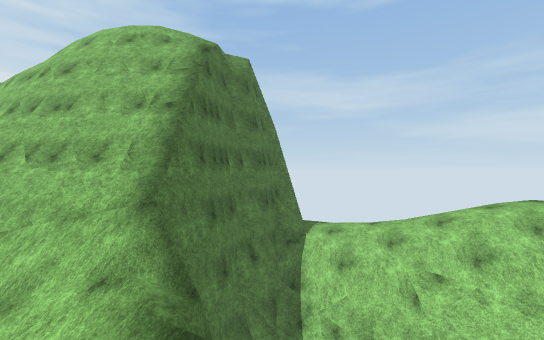
[1] (above)

13 first-person views from a walk through a 3-D level made in the Unity game engine. The camera is 1.3 m above the floor, looks level and sees 90° across. The floor is counted in squares, 2 m on a side. Each view is taken from the middle of a square. On the plan, view 1 faces up. The plan holds only what a view shows up to about 9 squares ahead; the rest is blank. The place goes on beyond the plan. The player character is not drawn. Surface patterns are stand-ins for the level's own textures.

[2]
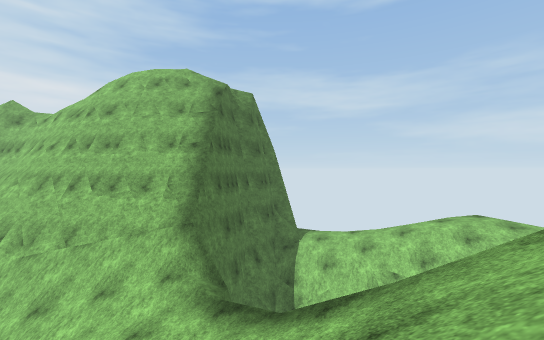

[3]
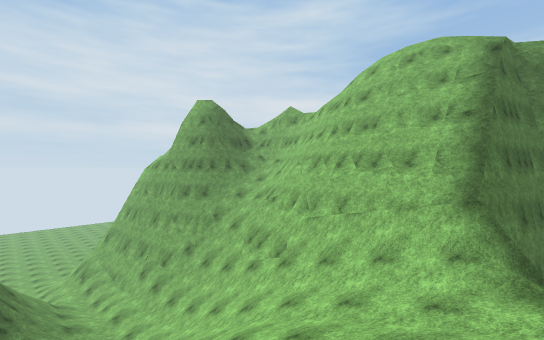

[4]
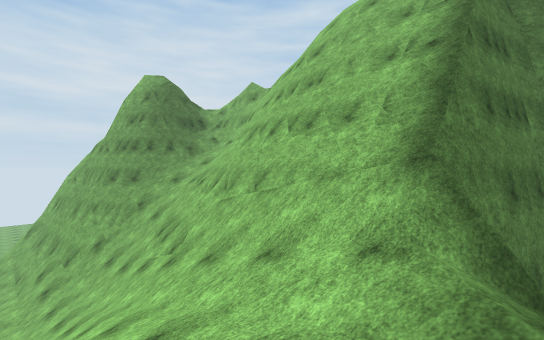

[5]
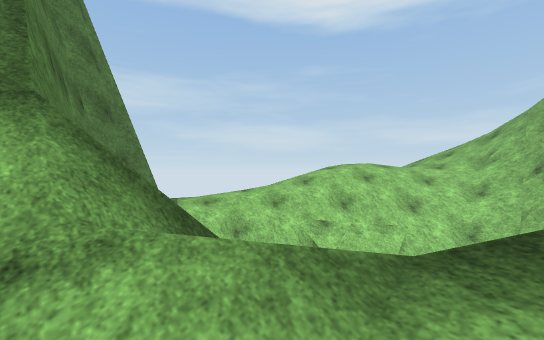

[6]
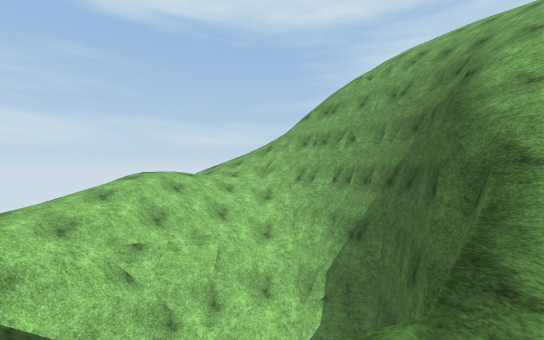

[7]
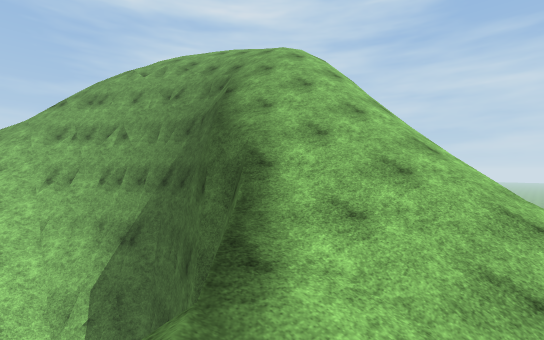

[8]
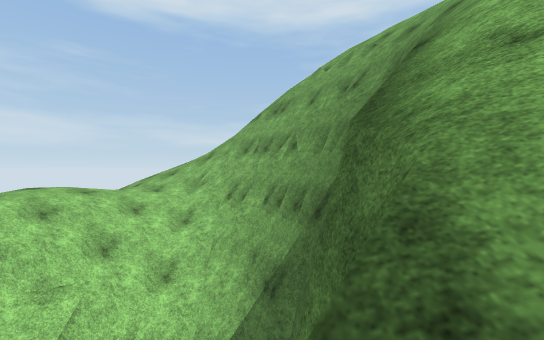

[9]
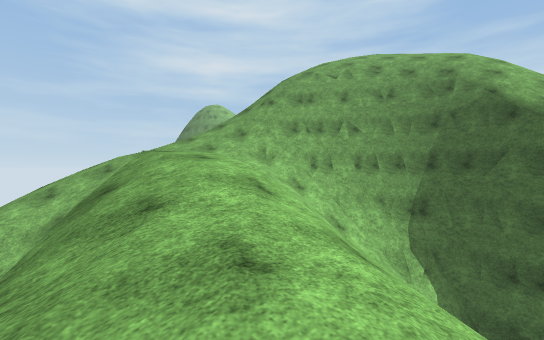

[10]
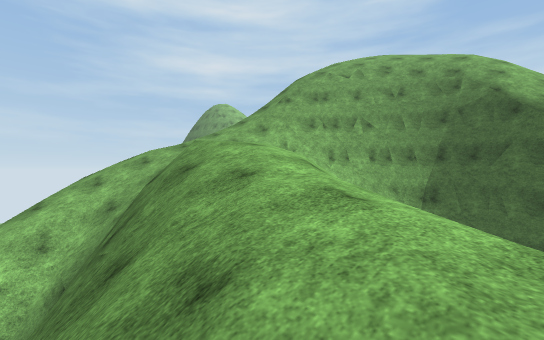

[11]
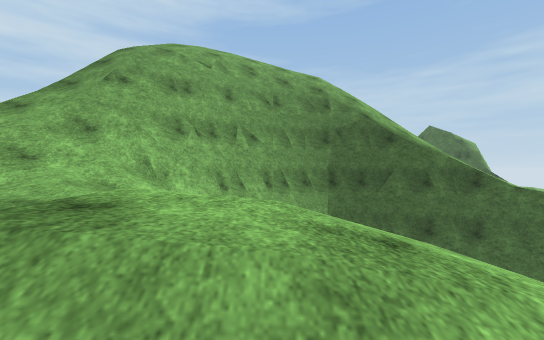

[12]
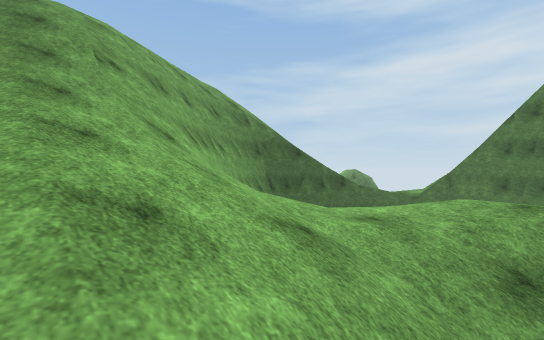

[13]
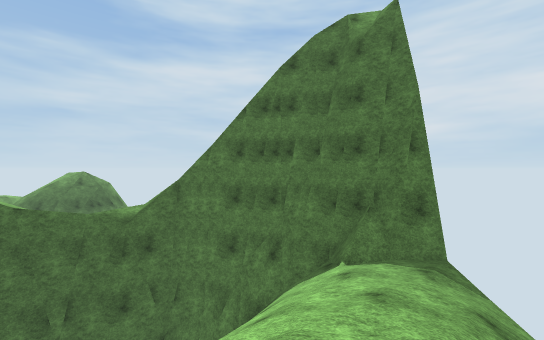

### Floor plan
Key: @ floor where view 1 was taken; # wall or solid block; . main floor; : floor 0.75 m higher than the main floor; - floor 1 m lower than the main floor; + floor 1.5 m higher than the main floor; _ floor 6.5 m lower than the main floor; / step, stairs or slope; = window, fence, low wall or low ledge; v drop or lower ground.
Columns run from 13 left of view 1 to 12 right of it. Each row starts with its distance up from view 1.
 10              ##///vv v //
  9              #/-///v #///=
  8              #//..//v=////
  7     ##      ##////:+//////
  6      ##    ##vvv=///+:////
  5    //#######vv vvv///:///
  4  ##/////////vv  ##///////
  3 ##///////////v   ////////
  2 #//////////..vv  ######//
  1 //////////////vvv####vv//=
  0  /__       //@//vvvvvv///
 -1  ///       //////vvv=////
 -2  ###       /////////////
 -3             /////////
 -4               =//////

Positions as (right, up) in squares from view 1, and headings:
1: (0, 0), facing up
2: (0, -2), facing up
3: (-1, -2), facing up-left
4: (-1, 1), facing up-left
5: (-2, 2), facing up-right
6: (-2, 3), facing right
7: (-2, 3), facing down-right
8: (0, 1), facing right
9: (2, 9), facing down-right
10: (2, 10), facing down-right
11: (6, 8), facing down
12: (11, 7), facing down-left
13: (6, 7), facing left
